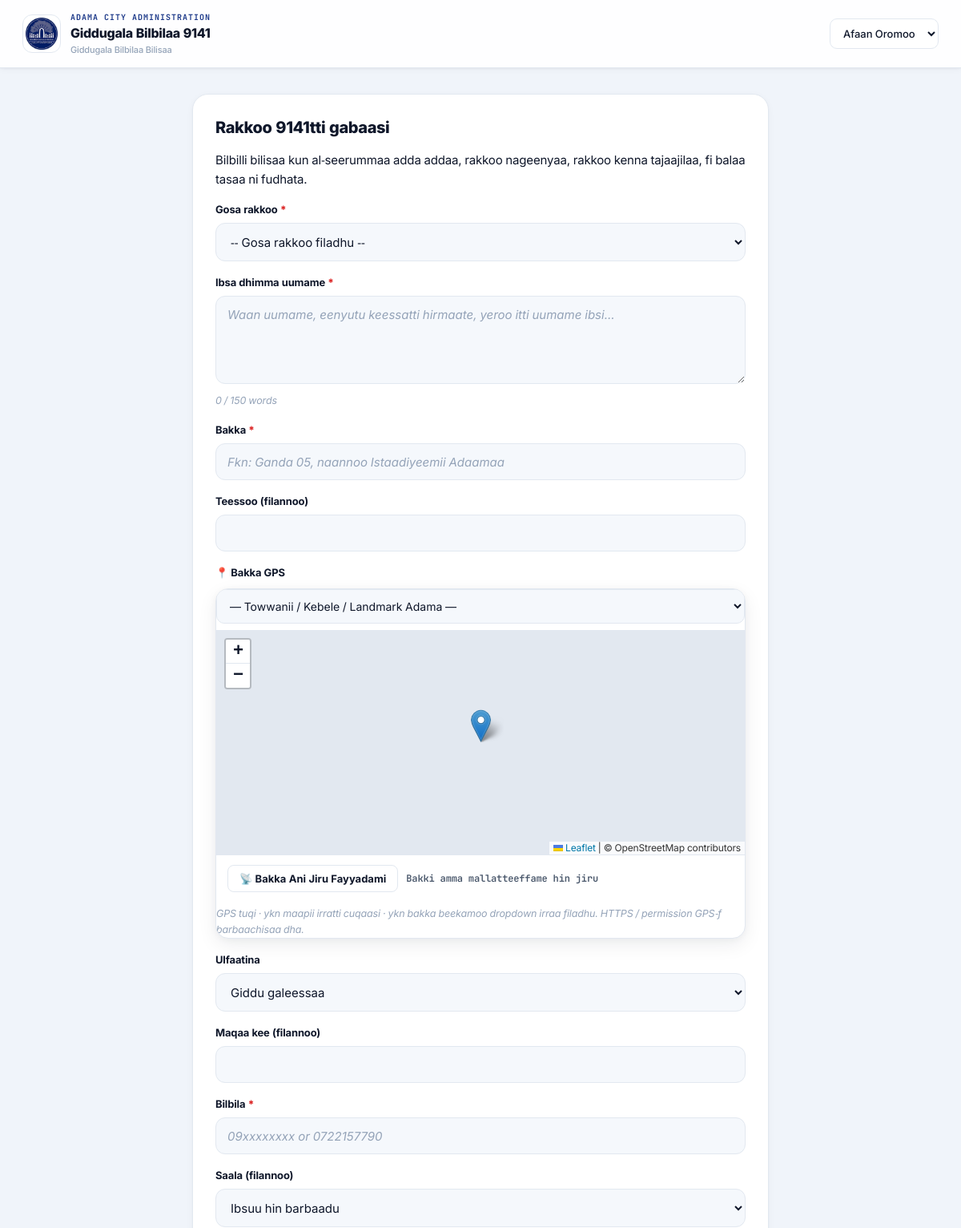
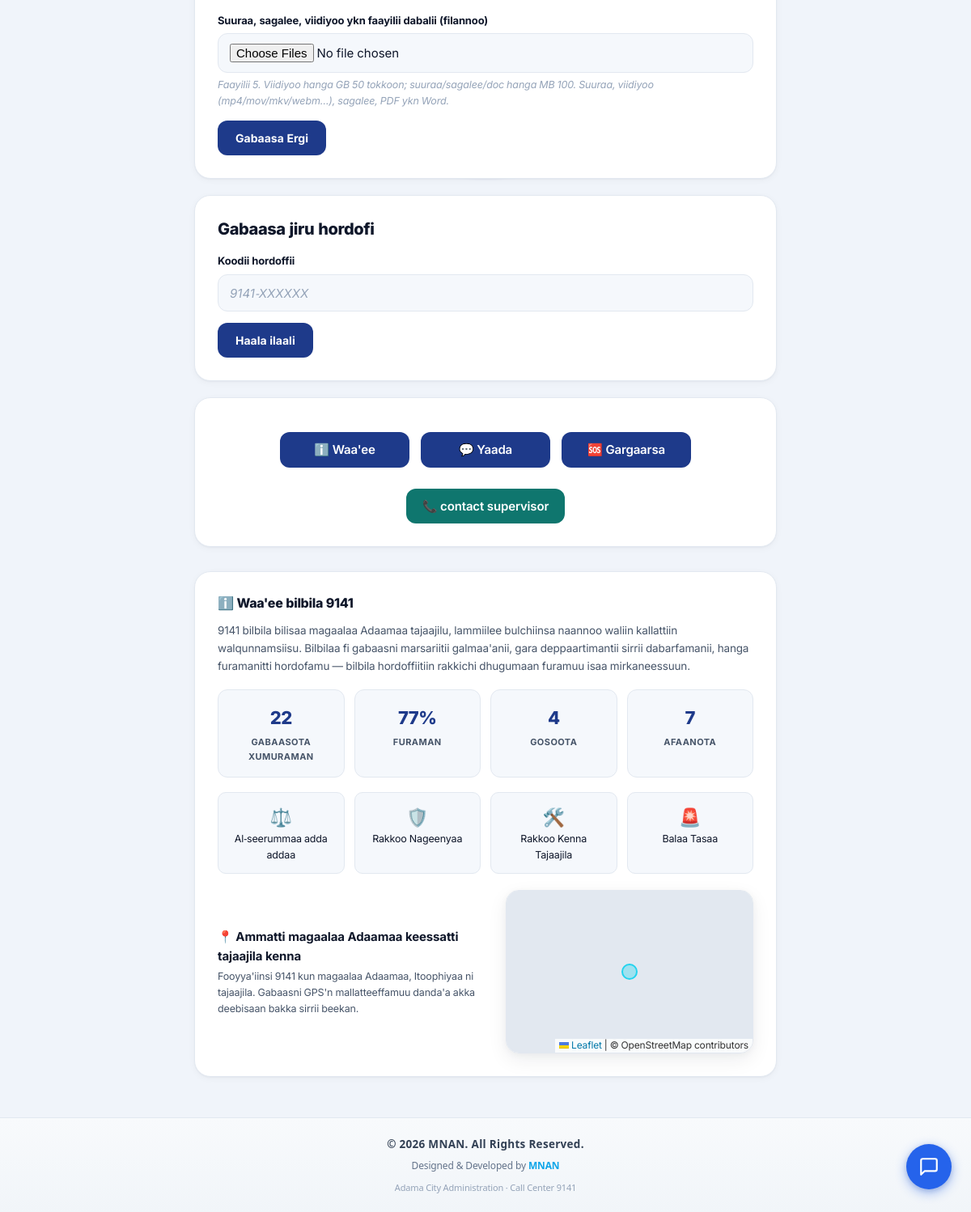
The page / on the database its author committed (2 pictures, top to bottom).
### tables this page shows
CREATE TABLE `settings` (
  `setting_key` varchar(100) NOT NULL,
  `setting_value` text DEFAULT NULL,
  `updated_at` timestamp NOT NULL DEFAULT current_timestamp() ON UPDATE current_timestamp()
);

CREATE TABLE `categories` (
  `id` int(11) NOT NULL,
  `name` varchar(120) NOT NULL,
  `icon` varchar(64) DEFAULT NULL,
  `slug` varchar(64) DEFAULT NULL
);

### index.php (the view, shortened to what this page needs)
<?php
require 'includes/lang.php';
require 'includes/notifications.php';
require 'includes/maps.php';
$categories = $pdo->query("SELECT * FROM categories")->fetchAll();
$cat_keys = ['cat_illegal', 'cat_security', 'cat_service', 'cat_emergency'];
$wordLimitStmt = $pdo->prepare("SELECT setting_value FROM settings WHERE setting_key = 'description_word_limit'");
$wordLimitStmt->execute();
$WORD_LIMIT = (int) ($wordLimitStmt->fetchColumn() ?: 150);
$dir = t_raw('dir');
?>
<!DOCTYPE html>
<html lang="<?= $CURRENT_LANG ?>" dir="<?= $dir ?>">
<head>
<link rel="stylesheet" href="assets/style.css">
</head>
<body>
<header>
    <div class="brand">
        <img src="assets/logo-adama.png" alt="Adama City Administration emblem" class="logo">
        <div>
            <div class="brand-eyebrow">Adama City Administration</div>
            <div class="brand-title"><?= t('site_title') ?></div>
            <div class="brand-subtitle"><?= t('site_subtitle') ?></div>
        </div>
    </div>
</header>
<div class="container">
    <div class="card">
        <h2><?= t('home_heading') ?></h2>
        <p><?= t('home_intro') ?></p>
        <form method="post" enctype="multipart/form-data">
            <label><?= t('label_category') ?> <span class="required-star">*</span></label>
            <select name="category_id" required>
                <option value=""><?= t('select_category') ?></option>
            </select>
            <label><?= t('label_description') ?> <span class="required-star">*</span></label>
            <textarea name="description" id="descField" required placeholder="<?= t('placeholder_description') ?>" oninput="updateWordCount()"></textarea>
            <div class="hint" id="wordCountHint">0 / <?= $WORD_LIMIT ?> words</div>
            <label><?= t('label_location') ?> <span class="required-star">*</span></label>
            <input type="text" name="location" placeholder="<?= t('placeholder_location') ?>" required>
            <label><?= t('label_address') ?></label>
            <input type="text" name="address">
            <label><?= t('label_severity') ?></label>
            <select name="severity">
                <option value="medium" selected><?= t('severity_medium') ?></option>
            </select>
            <label><?= t('label_name') ?></label>
            <input type="text" name="caller_name">
<label><?= t('label_phone') ?> <span class="required-star">*</span></label>
<input type="tel" name="caller_phone" id="caller_phone" inputmode="tel" autocomplete="tel"
       placeholder="09xxxxxxxx or 0722157790"
       title="<?= htmlspecialchars(t_raw('phone_format_hint')) ?>"
       required>
            <label><?= t('label_gender') ?></label>
            <select name="gender">
                <option value="unspecified" selected><?= t('gender_unspecified') ?></option>
            </select>
            <label><?= t('label_attachments') ?></label>
            <input type="file" name="attachments[]" multiple accept="image/*,video/*,audio/*,.pdf,.doc,.docx" capture>
            <div class="hint"><?= t('attachments_hint') ?></div>
            <button type="submit"><?= t('btn_submit') ?></button>
        </form>
    </div>
    <div class="card">
        <h2><?= t('track_heading') ?></h2>
        <form method="get" action="track.php">
            <label><?= t('label_tracking_code') ?></label>
            <input type="text" name="code" placeholder="<?= t('placeholder_tracking_code') ?>" required>
            <button type="submit"><?= t('btn_check') ?></button>
        </form>
    </div>
    <div class="card" style="margin-top:16px;">
        <div class="public-action-btns">
            <a class="btn public-action-btn" href="about.php">ℹ️ <?= t('btn_about_short') ?></a>
            <a class="btn public-action-btn" href="citizen_feedback.php">💬 <?= t('btn_feedback_short') ?></a>
            <a class="btn public-action-btn" href="citizen_help.php">🆘 <?= t('btn_help_short') ?></a>
            <a class="btn public-action-btn public-action-btn--supervisor" href="track.php">📞 <?= t('contact supervisor') ?></a>
        </div>
    </div>
    <div class="card about-card" style="margin-top:30px;">
        <h2 style="font-size:16px;">ℹ️ <?= t('about_title') ?></h2>
        <p class="muted" style="font-size:13.5px;"><?= t('about_body') ?></p>
        <div class="about-stats">
            <?php
                $aboutTotal = (int) $pdo->query("SELECT COUNT(*) FROM events")->fetchColumn();
                $aboutSolved = (int) $pdo->query("SELECT COUNT(*) FROM events WHERE status='solved'")->fetchColumn();
                $aboutRate = $aboutTotal > 0 ? round($aboutSolved / $aboutTotal * 100) : 0;
            ?>
            <div class="about-stat"><div class="num"><?= $aboutTotal ?></div><div class="lbl"><?= t('about_stat_total') ?></div></div>
            <div class="about-stat"><div class="num"><?= $aboutRate ?>%</div><div class="lbl"><?= t('about_stat_rate') ?></div></div>
            <div class="about-stat"><div class="num">4</div><div class="lbl"><?= t('about_stat_categories') ?></div></div>
            <div class="about-stat"><div class="num">7</div><div class="lbl"><?= t('about_stat_languages') ?></div></div>
        </div>
        <div style="display:grid; grid-template-columns:repeat(auto-fit,minmax(150px,1fr)); gap:12px; margin-top:14px;">
            <?php foreach ($categories as $i => $c): ?>
                <div style="background:var(--panel-2); border:1px solid var(--border); border-radius:10px; padding:12px; text-align:center; font-size:12.5px;">
                    <div style="font-size:22px;"><?= htmlspecialchars($c['icon'] ?? '') ?></div>
                    <?= t(isset($cat_keys[$i]) ? $cat_keys[$i] : '') ?: htmlspecialchars($c['name']) ?>
                </div>
            <?php endforeach; ?>
        </div>
        <div class="about-coverage">
            <div>
                <div style="font-family:var(--display); font-weight:700; margin-bottom:4px;">📍 <?= t('about_coverage_title') ?></div>
                <p class="muted" style="font-size:12.5px; margin:0;"><?= t('about_coverage_body') ?></p>
            </div>
            <div class="map-card" style="margin:0;">
                <div id="aboutMap" class="map-canvas map-canvas-sm"></div>
            </div>
        </div>
    </div>
</div>
<footer style="text-align:center; padding:22px 16px; margin-top:50px; background:linear-gradient(180deg,#f8fafc 0%,#f1f5f9 100%); border-top:1px solid #e2e8f0; font-family:system-ui,-apple-system,sans-serif;">
    <div style="font-size:13.5px; font-weight:600; color:#334155; letter-spacing:0.3px;">
        © 2026 MNAN. All Rights Reserved.
    </div>
    <div style="margin-top:6px; font-size:12px; color:#64748b;">
        Designed &amp; Developed by <span style="color:#0ea5e9; font-weight:600;">MNAN</span>
    </div>
    <div style="margin-top:8px; font-size:11px; color:#94a3b8;">
        Adama City Administration · Call Center 9141
    </div>
</footer>
<?php require __DIR__ . "/includes/chat_fab.php"; ?>
</body>
</html>

### rows shown on the page
settings: setting_value "150"
categories: icon "⚖️", name "Al-seerummaa adda addaa"
categories: icon "🛡️", name "Rakkoo Nageenyaa"
categories: icon "🛠️", name "Rakkoo Kenna Tajaajila"
categories: icon "🚨", name "Balaa Tasaa"

### other values the page prints
t('site_title') "Giddugala Bilbilaa 9141"
t('site_subtitle') "Giddugala Bilbilaa Bilisaa"
t('home_heading') "Rakkoo 9141tti gabaasi"
t('home_intro') "Bilbilli bilisaa kun al-seerummaa adda addaa, rakkoo nageenyaa, rakkoo kenna tajaajilaa, fi balaa tasaa ni fudhata."
t('label_category') "Gosa rakkoo"
t('label_description') "Ibsa dhimma uumame"
t('label_location') "Bakka"
t('label_address') "Teessoo (filannoo)"
function_exists('t_raw') ? t_raw('label_gps') : 'Location / Bakka' "Bakka GPS"
t_raw('gps_not_set') "Bakki amma mallatteeffame hin jiru"
t('label_severity') "Ulfaatina"
t('label_name') "Maqaa kee (filannoo)"
t('label_phone') "Bilbila"
t('label_gender') "Saala (filannoo)"
t('label_attachments') "Suuraa, sagalee, viidiyoo ykn faayilii dabalii (filannoo)"
